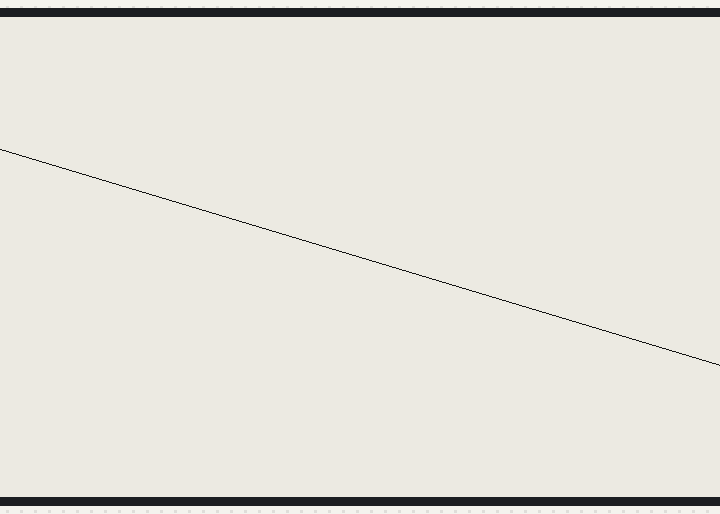
The sketch below on a simulated Arduino Uno, built for the host (arithmetic inside an expression is 32-bit, double 64-bit). Shown: 800×480 one-colour display.

Above: at 5.3 s.
At 8.9 s:
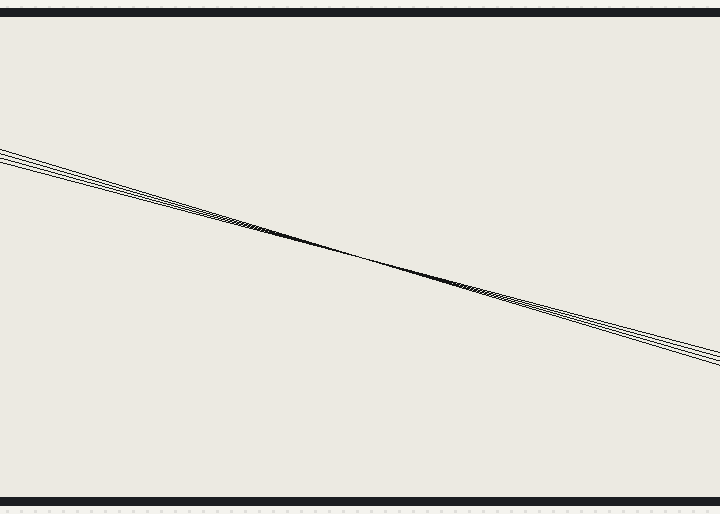
At 12.5 s:
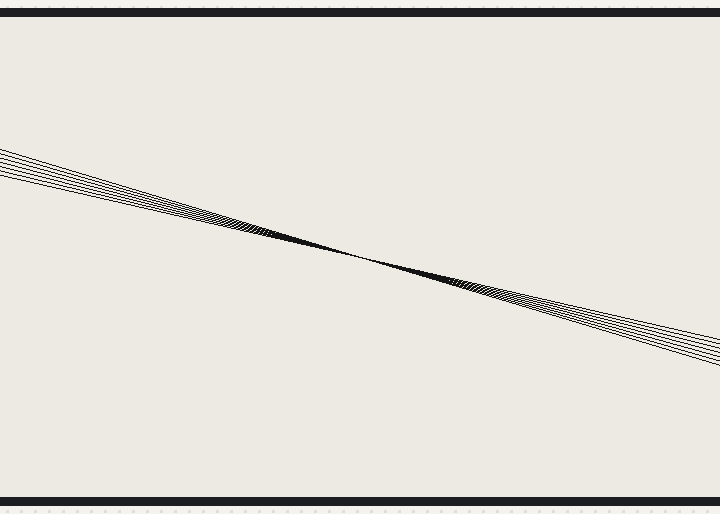
At 20.9 s:
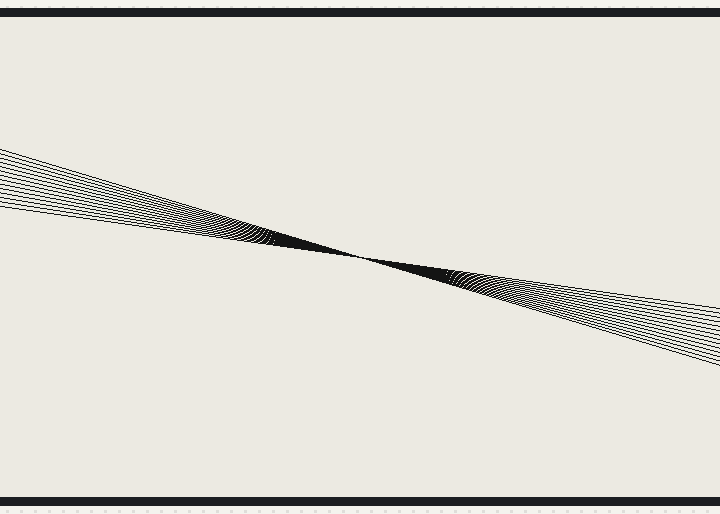
At 29.3 s:
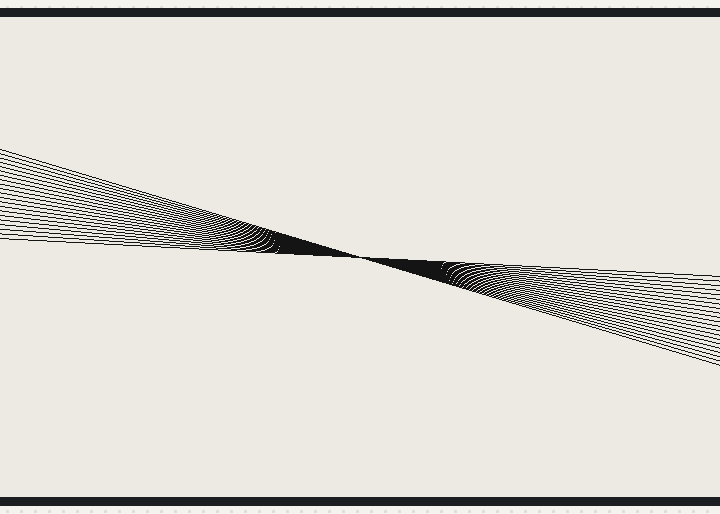
At 37.7 s:
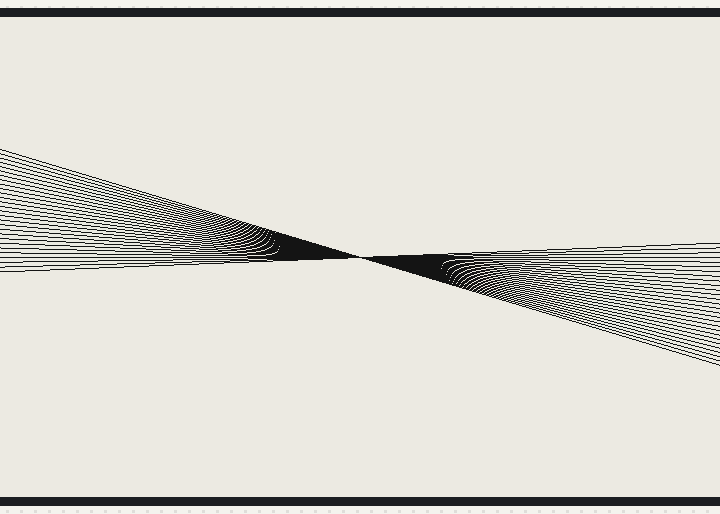

The sketch:

05_code_golf.ino
```cpp
#include <GxEPD2_BW.h>
#define M 200
#define C (c%M)
#define S (C-M)*2
#define T C*10
#define w d.width()
#define h d.height()
GxEPD2_BW<GxEPD2_750_T7, GxEPD2_750_T7::HEIGHT> d(GxEPD2_750_T7(SS,17,16,4));int c=0;void setup(){d.init(0,true,2,false);d.setRotation(0);d.clearScreen();d.fillScreen(0xFF);}void loop(){d.drawLine(S,T,w-S,h-T,0);d.displayWindow(0,0,w,h);c++;}
```

Measured:
- what the display in image 0 shows lasts 1.2 s, from 5.3 s to 6.5 s
